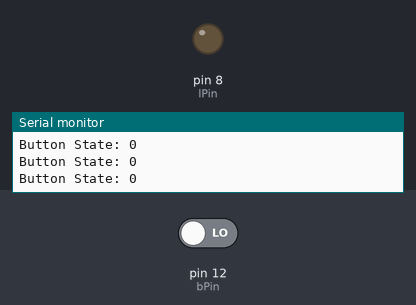
The sketch below on a simulated Arduino Uno, built with avr-gcc and run on an emulated ATmega328P. Shown: output pins drawn as LEDs (lit = HIGH), the last lines printed to the serial monitor. The inputs (shaded band) are chosen by the test bench; at power-on: pin 12 (bPin) LOW.

Above: at 1.8 s.
1.9 s: pin 12 (bPin) driven HIGH
At 3.7 s:
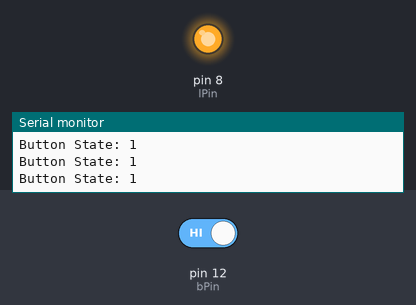
4.0 s: pin 12 (bPin) driven LOW
At 5.3 s:
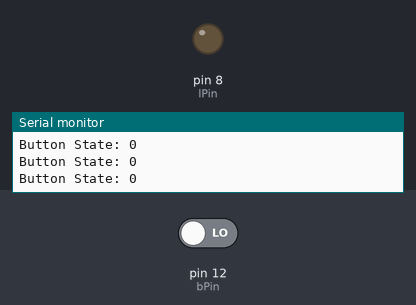
Timing chart, 0 to 7.0 s (numbered marks = the images above; inputs shaded):
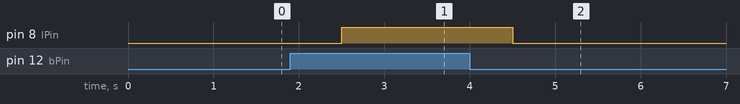

The sketch:

push_button.ino
```cpp
// This Code is Designed by Prince Kushwaha from COSM Electronics

int lPin = 8; // LED Pin number
int bPin = 12; //Button Pin number
int bRead; //for reading the Push Button
int dTime = 500;

void setup() {
  // put your setup code here, to run once:
  Serial.begin(9600);
  pinMode(lPin, OUTPUT);
  pinMode(bPin, INPUT);
}

void loop() {
  // put your main code here, to run repeatedly:
  bRead = digitalRead(bPin);
  Serial.print("Button State: ");
  Serial.println(bRead);
  delay(dTime);

  if (bRead == 1) {
    digitalWrite(lPin, HIGH);
  }
  if (bRead == 0) {
    digitalWrite(lPin, LOW);
  }
}
```

Measured:
- after the input at 1.9 s, pin 8 (lPin): LOW → HIGH after 0.60 s
- after the input at 4.0 s, pin 8 (lPin): HIGH → LOW after 0.50 s
